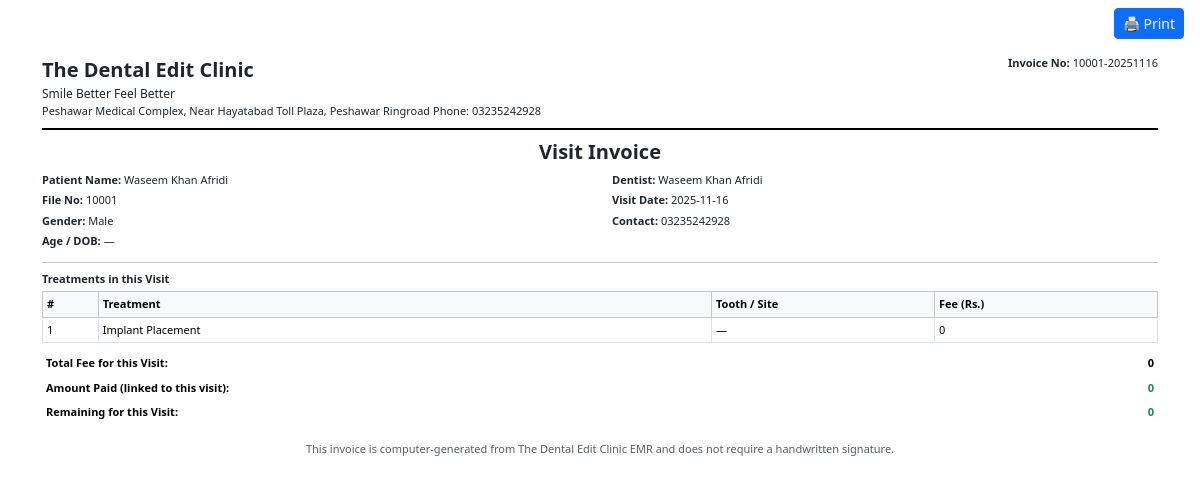
/print_visit_invoice/1 (signed in), run on an earlier commit of the app's database.
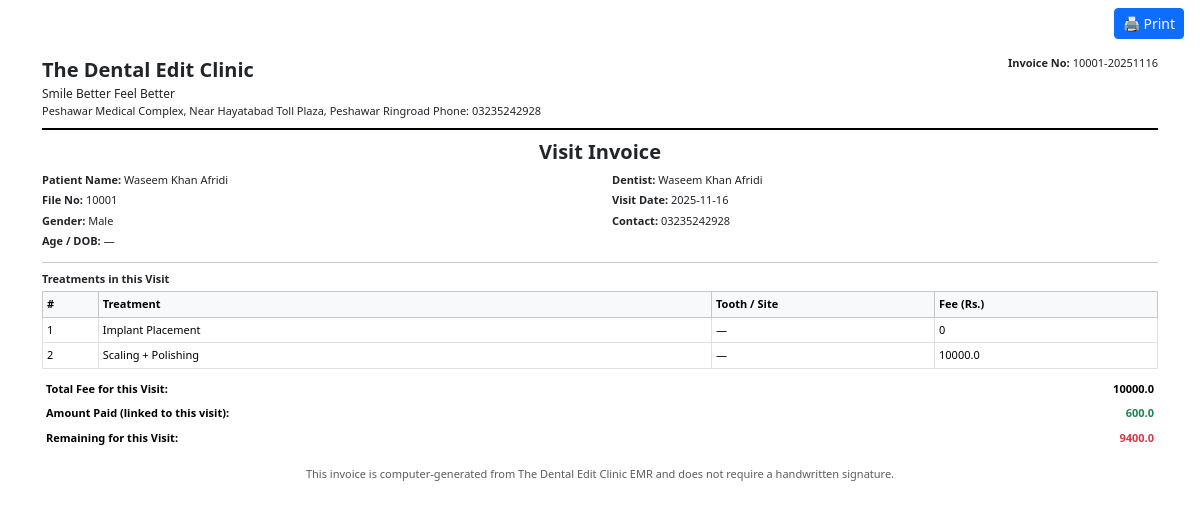
And on a later commit of the database.
### Dentaleditapp.py (models this page shows)
class Treatment(db.Model):
    __tablename__ = 'treatments'
    id = db.Column(db.Integer, primary_key=True)
    parent_treatment_id = db.Column(
        db.Integer,
        db.ForeignKey('treatments.id'),
        nullable=True
    )
    sub_treatments = db.relationship(
        'Treatment',
        backref=db.backref('parent_treatment', remote_side='Treatment.id'),
        cascade="all, delete-orphan",
        lazy=True
    )
    treatment_category = db.Column(db.String(100))   # RCT / Extraction / Ortho / Cosmetic / etc.
    treatment_type = db.Column(db.String(150))       # Specific option selected from dropdown
    date = db.Column(db.String(20), default=datetime.now().strftime("%Y-%m-%d"))
    notes = db.Column(db.Text)                       # Auto + Manual clinical notes
    post_op = db.Column(db.Text)                     # Post-op instructions generated by script
    amount = db.Column(db.Float)                     # Treatment Fee
    next_appointment = db.Column(db.String(20))
    status = db.Column(db.String(20), default="Ongoing")
    tooth_number = db.Column(db.String(10))          # e.g. UR6, LL3, UL-A
    multi_tooth = db.Column(db.String(50))           # Bridges, Implants, Multi-site
    obturation_material = db.Column(db.String(100))
    working_length = db.Column(db.Text)
    maf = db.Column(db.Text)
    extraction_type = db.Column(db.String(100))          # Simple / Surgical
    impaction_type = db.Column(db.String(100))
    extraction_difficulty = db.Column(db.String(50))
    flap_type = db.Column(db.String(100))
    bone_removal = db.Column(db.Boolean, default=False)
    suture_type = db.Column(db.String(100))
    tooth_sectioning = db.Column(db.Boolean, default=False)
    sectioning_details = db.Column(db.String(200))
    surgical_details = db.Column(db.Text)
    ortho_details = db.Column(db.Text)
    pediatric_details = db.Column(db.Text)
    cosmetic_details = db.Column(db.Text)
    attachment = db.Column(db.String(200))             # Legacy, keep for compatibility
    doctor = db.Column(db.String(100))                 # Saved clinician name
    dentist_id = db.Column(db.Integer, db.ForeignKey('dentists.id'))
    patient_id = db.Column(db.Integer, db.ForeignKey('patients.id'))
    case_id = db.Column(db.Integer, db.ForeignKey('cases.id'))
    visit_id = db.Column(db.Integer, db.ForeignKey('visits.id'))
    followups = db.relationship(
        'FollowUp',
        backref='treatment',
        cascade="all, delete-orphan",
        lazy='joined'
    )
    related_files = db.relationship(
        'Radiograph',
        backref='treatment',
        lazy=True
    )

### Dentaleditapp.py (the view)
@app.route("/print_visit_invoice/<int:visit_id>")
def print_visit_invoice(visit_id):
    if session.get("role") not in ["doctor", "assistant", "patient"]:
        return redirect(url_for("login"))
    visit = Visit.query.get_or_404(visit_id)
    patient = visit.patient
    visit_treatments = Treatment.query.filter_by(visit_id=visit.id).all()
    treatment_ids = [t.id for t in visit_treatments]
    if treatment_ids:
        visit_payments = Payment.query.filter(Payment.treatment_id.in_(treatment_ids)) \
                                      .order_by(Payment.date.asc()).all()
    else:
        visit_payments = []
    visit_fee = sum(t.amount or 0 for t in visit_treatments)
    paid_for_visit = sum(p.amount_paid or 0 for p in visit_payments)
    remaining_for_visit = visit_fee - paid_for_visit
    return render_template(
        "print_visit_invoice.html",
        patient=patient,
        visit=visit,
        treatments=visit_treatments,
        payments=visit_payments,
        visit_fee=visit_fee,
        paid_for_visit=paid_for_visit,
        remaining_for_visit=remaining_for_visit
    )

### templates/print_visit_invoice.html (shortened to what this page needs)
<!doctype html>
<html lang="en">
<head>
  <link rel="stylesheet" href="https://cdn.jsdelivr.net/npm/bootstrap@5.3.2/dist/css/bootstrap.min.css">
</head>
<body>
<div class="no-print text-end mt-2 me-3">
  <button onclick="window.print()" class="btn btn-sm btn-primary">🖨 Print</button>
</div>
<div class="container mt-3">
  <div class="clinic-header d-flex justify-content-between">
    <div>
      <div class="clinic-name">The Dental Edit Clinic</div>
      <div class="clinic-sub">Smile Better Feel Better</div>
      <div class="clinic-sub small-text">
        Peshawar Medical Complex, Near Hayatabad Toll Plaza, Peshawar Ringroad Phone: 03235242928
      </div>
    </div>
    <div class="text-end small-text">
      <strong>Invoice No:</strong>
      {{ patient.file_no }}-{{ visit.visit_date|replace('-', '') if visit.visit_date else visit.id }}
    </div>
  </div>
  <h5 class="text-center mb-2"><strong>Visit Invoice</strong></h5>
  <div class="row small-text mb-2">
    <div class="col-6">
      <p class="mb-1"><strong>Patient Name:</strong> {{ patient.full_name }}</p>
      <p class="mb-1"><strong>File No:</strong> {{ patient.file_no }}</p>
      <p class="mb-1"><strong>Gender:</strong> {{ patient.gender or '—' }}</p>
      <p class="mb-1"><strong>Age / DOB:</strong> {{ patient.dob_or_age or '—' }}</p>
    </div>
    <div class="col-6">
      <p class="mb-1">
        <strong>Dentist:</strong>
        {% if visit.dentist_obj %}
          {{ visit.dentist_obj.name }}
        {% else %}
          {{ visit.dentist_name or '—' }}
        {% endif %}
      </p>
      <p class="mb-1"><strong>Visit Date:</strong> {{ visit.visit_date or '—' }}</p>
      <p class="mb-1"><strong>Contact:</strong> {{ patient.contact or '—' }}</p>
    </div>
  </div>
  <hr class="mt-1 mb-2">
  <div class="small-text mb-2">
    <strong>Treatments in this Visit</strong>
    {% if treatments %}
    <table class="table table-sm table-bordered mt-1 mb-1">
      <thead class="table-light">
        <tr>
          <th style="width:5%;">#</th>
          <th>Treatment</th>
          <th style="width:20%;">Tooth / Site</th>
          <th style="width:20%;">Fee (Rs.)</th>
        </tr>
      </thead>
      <tbody>
        {% for t in treatments %}
          <tr>
            <td>{{ loop.index }}</td>
            <td>{{ t.treatment_type }}</td>
            <td>{{ t.tooth_number or t.multi_tooth or '—' }}</td>
            <td>{{ t.amount or 0 }}</td>
          </tr>
        {% endfor %}
      </tbody>
    </table>
    {% else %}
      <p class="text-muted">No treatments recorded for this visit.</p>
    {% endif %}
  </div>
  <div class="row small-text mb-2">
    <div class="col-12">
      <table class="table table-sm table-borderless mb-0">
        <tr>
          <th class="text-start">Total Fee for this Visit:</th>
          <td class="text-end"><strong>{{ visit_fee or 0 }}</strong></td>
        </tr>
        <tr>
          <th class="text-start">Amount Paid (linked to this visit):</th>
          <td class="text-end text-success"><strong>{{ paid_for_visit or 0 }}</strong></td>
        </tr>
        <tr>
          <th class="text-start">Remaining for this Visit:</th>
          <td class="text-end {{ 'text-danger' if remaining_for_visit > 0 else 'text-success' }}">
            <strong>{{ remaining_for_visit or 0 }}</strong>
          </td>
        </tr>
      </table>
    </div>
  </div>
  <div class="mt-3 small-text text-muted text-center">
    This invoice is computer-generated from The Dental Edit Clinic EMR
    and does not require a handwritten signature.
  </div>
</div>
</body>
</html>

What changed in the data, as far as the page shows it:
added Treatment: treatment_type "Scaling + Polishing", tooth_number+multi_tooth "—", amount "10000.0"
Also different on the page:
{{ visit_fee or 0 }}: "0" → "10000.0"
{{ paid_for_visit or 0 }}: "0" → "600.0"
{{ remaining_for_visit or 0 }}: "0" → "9400.0"
